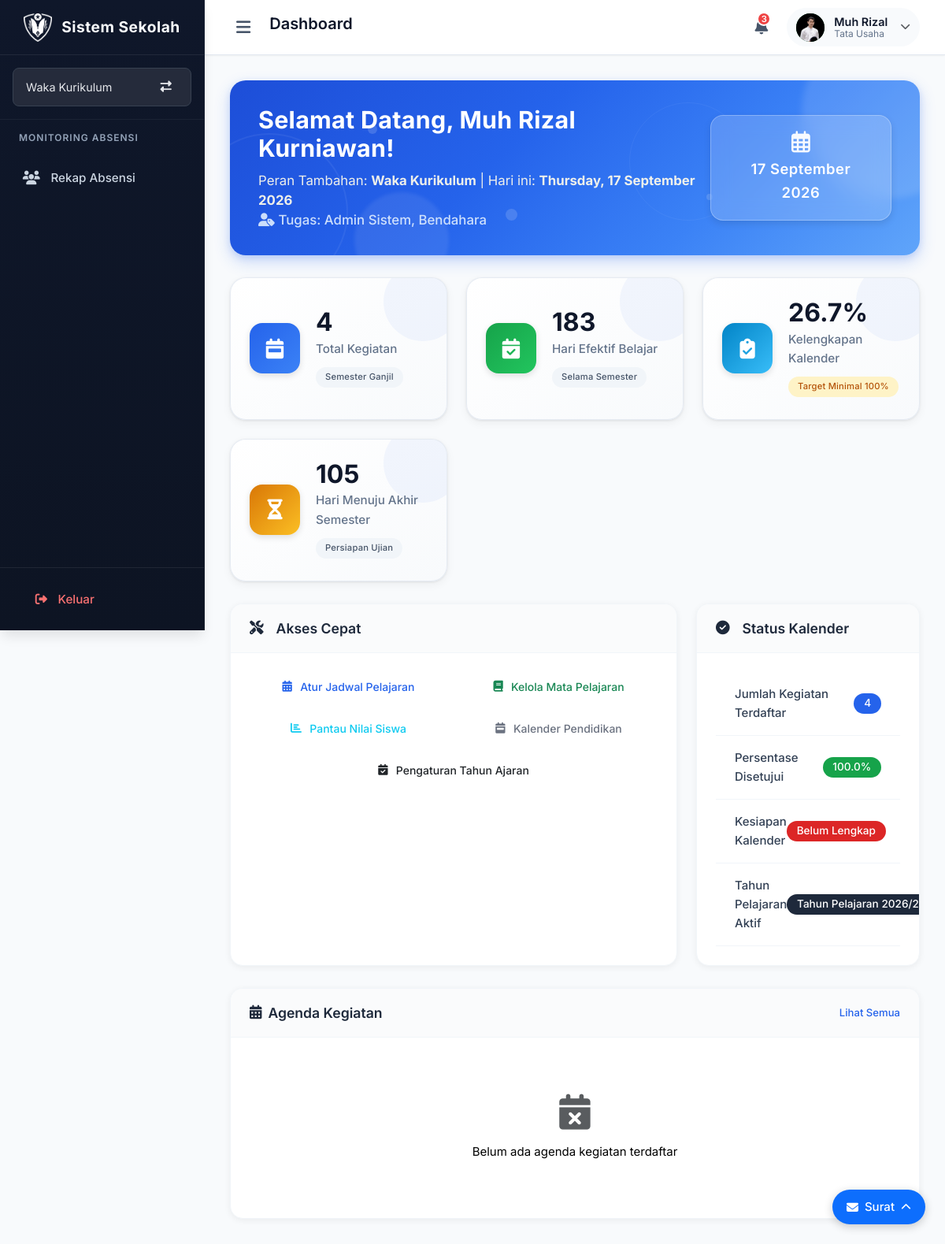
Before: /dashboard-wakakur/ (signed in) with the older database file.
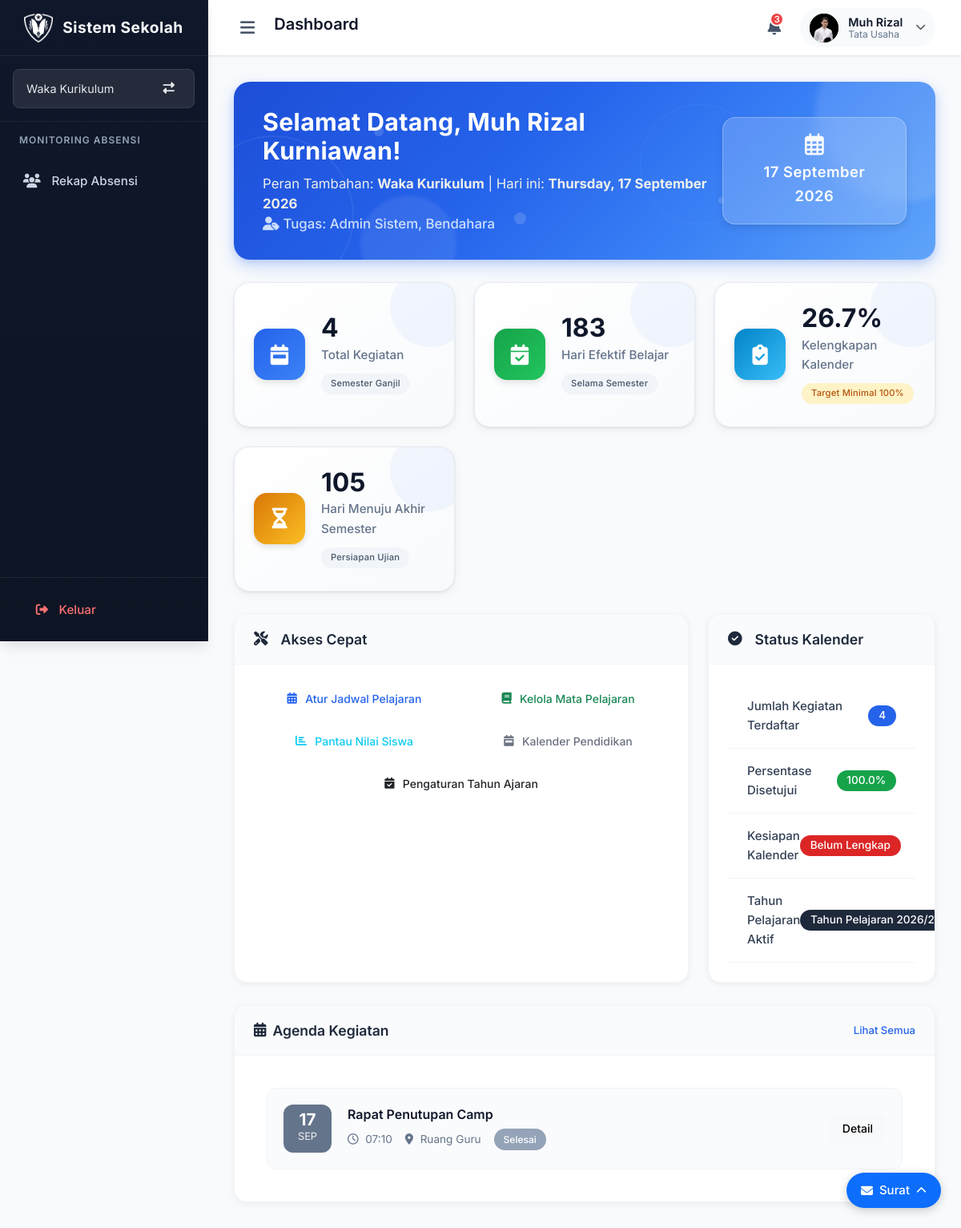
After: the same page with the newer database file.
### models.py (models this page shows, shortened)
class AgendaKegiatan(db.Model):
    __tablename__ = 'agenda_kegiatan'
    id = db.Column(db.Integer, primary_key=True)
    judul = db.Column(db.String(200), nullable=False)
    deskripsi = db.Column(db.Text)
    tanggal_mulai = db.Column(db.DateTime, nullable=False)
    tanggal_selesai = db.Column(db.DateTime)
    lokasi = db.Column(db.String(150))
    penanggung_jawab = db.Column(db.String(100))
    status = db.Column(db.String(20), default='Terjadwal')
    dibuat_oleh = db.Column(db.String(100))
    dibuat_pada = db.Column(db.DateTime, default=datetime.utcnow)
    tahun_pelajaran = db.Column(db.String(20), nullable=False)

### routes/sections/waka_kurikulum/dashboard_wakakur.py (the view)
@bp.route('/')
def halaman_dashboard_wakakur():
    if not session.get('logged_in'):
        return redirect(url_for('login.halaman_login'))
    user_id = session.get('user_id')
    user = User.query.get(user_id)
    if not user:
        return redirect(url_for('login.halaman_login'))
    sekarang = datetime.now()
    user_name = user.guru.nama if (user.guru and hasattr(user, 'guru')) else user.username
    daftar_tugas = user.tugas_tambahan.split(',') if (user.tugas_tambahan and isinstance(user.tugas_tambahan, str)) else []
    tp_aktif = TahunPelajaran.query.filter_by(aktif=True).first()
    semester_aktif = 'ganjil' if (tp_aktif and tp_aktif.semester == 1) else 'genap'
    total_kegiatan = 0
    total_hari_efektif = 0
    hari_menuju_ujian = 0
    persen_kelengkapan_kalender = 0
    persen_disetujui = 0
    kalender_siap = False
    agenda_kurikulum = []
    if tp_aktif:
        total_kegiatan = KalenderPendidikan.query.filter_by(tahun_pelajaran_id=tp_aktif.id).count()
        if semester_aktif == 'ganjil':
            mulai = tp_aktif.tanggal_mulai
            selesai = datetime(tp_aktif.tahun_mulai, 12, 31).date()
        else:
            mulai = datetime(tp_aktif.tahun_selesai, 1, 1).date()
            selesai = tp_aktif.tanggal_selesai
        if mulai and selesai:
            total_hari_efektif = max(0, (selesai - mulai).days)
            if selesai > sekarang.date():
                hari_menuju_ujian = max(0, (selesai - sekarang.date()).days)
        if total_kegiatan > 0:
            persen_kelengkapan_kalender = round(min((total_kegiatan / 15) * 100, 100), 1)
            sudah_disetujui = KalenderPendidikan.query.filter_by(tahun_pelajaran_id=tp_aktif.id, disetujui=True).count()
            persen_disetujui = round((sudah_disetujui / total_kegiatan) * 100, 1)
        kalender_siap = total_kegiatan >= 10
        agenda_kurikulum = AgendaKegiatan.query.filter(
            AgendaKegiatan.tahun_pelajaran == tp_aktif.kode,
            AgendaKegiatan.tanggal_mulai >= (sekarang - timedelta(days=30))
        ).order_by(AgendaKegiatan.tanggal_mulai.asc()).limit(5).all()
        for a in agenda_kurikulum:
            a.tgl_mulai_obj = a.tanggal_mulai
    return render_template(
        'index.html',
        active_page = "dashboard_wakakur",
        halaman_aktif = "waka_kurikulum",
        user = {
            'nama': user_name,
            'jabatan': session.get('role', 'Waka Kurikulum'),
            'tugas_tambahan': ", ".join(daftar_tugas) if daftar_tugas else "-",
            'inisial': session.get('user_initials', 'WK')
        },
        user_name = user_name,
        user_role = session.get('user_role', 'Waka Kurikulum'),
        role = session.get('role', 'Waka Kurikulum'),
        daftar_tugas = daftar_tugas,
        user_initials = session.get('user_initials', 'WK'),
        today_date = sekarang.strftime('%d %B %Y'),
        today_date_long = sekarang.strftime('%A, %d %B %Y'),
        tahun_ajaran = tp_aktif.nama if tp_aktif else 'Belum diatur',
        semester = semester_aktif.capitalize(),
        semester_aktif = semester_aktif,
        tahun_pelajaran_nama = tp_aktif.nama if tp_aktif else 'Belum Ada',
        total_kegiatan = total_kegiatan,
        total_hari_efektif = total_hari_efektif,
        persen_kelengkapan_kalender = persen_kelengkapan_kalender,
        hari_menuju_ujian = hari_menuju_ujian,
        persen_disetujui = persen_disetujui,
        kalender_siap = kalender_siap,
        agenda_kurikulum = agenda_kurikulum
    )

### app.py (called while the page is built)
@app.before_request
def atur_domain_sesi():
    host = request.host.lower()
    if host.endswith('.smpuhamzanwadi.sch.id'):
        app.config['SESSION_COOKIE_DOMAIN'] = ".smpuhamzanwadi.sch.id"
    else:
        app.config['SESSION_COOKIE_DOMAIN'] = None
        app.config['SESSION_COOKIE_PATH'] = "/"
        app.config['SESSION_COOKIE_HTTPONLY'] = True
        app.config['SESSION_COOKIE_SAMESITE'] = 'Lax'
        app.config['SESSION_COOKIE_SECURE'] = False

def nama_singkat_dropdown(nama_lengkap):
    if not nama_lengkap:
        return "Pengguna"
    nama_lengkap = nama_lengkap.strip()
    gelar_depan = r"^(Dr\.|Drg\.|Prof\.|Ir\.|Sdr\.|H\.|K\.H\.|Alm\.|Almh\.|Drs\.|M\.|Bpk\.|Ibu\.|Ny\.|Tn\.)\s+"
    gelar = ""
    nama_murni = nama_lengkap
    cocok = re.match(gelar_depan, nama_lengkap)
    if cocok:
        gelar = cocok.group(0)
        nama_murni = nama_lengkap[cocok.end():]
    kata = nama_murni.split()
    if not kata:
        return gelar + "Pengguna"
    kata1 = kata[0].strip(".,")
    if len(kata1) >= 4:
        nama_terambil = kata[0]
    else:
        nama_terambil = " ".join(kata[:2])
    return f"{gelar}{nama_terambil}"

### templates/index.html (shortened to what this page needs)
{% extends "layout.html" %}
{% block content %}
{% if active_page == "dashboard_wakakur" %}
    {% include "sections/dashboard/waka_kurikulum.html" %}
{% endif %}
{% include 'components/surat.html' %}
{% endblock %}
{% block extra_css %}
    {% if active_page == "dashboard_wakakur" %}
    <link rel="stylesheet" href="/static/css/jabatan/waka_kurikulum/dashboard_wakakur.css">
    {% endif %}
{% endblock %}

### templates/sections/dashboard/waka_kurikulum.html (shortened to what the changed rows need)
<div class="dashboard-container">
    <div class="welcome-box">
        <div>
            <h2>Selamat Datang, {{ user_name }}!</h2>
        </div>
    </div>
    <div class="card mt-4">
        <div class="card-body p-0">
            {% if agenda_kurikulum %}
            <div class="agenda-list p-3">
                {% for agenda in agenda_kurikulum %}
                <div class="agenda-item">
                    <div class="agenda-tanggal tanggal-{{ agenda.status | lower | replace(' ', '-') }}">
                        <span class="agenda-hari">{{ agenda.tgl_mulai_obj.strftime('%d') }}</span>
                        <span class="agenda-bulan">{{ agenda.tgl_mulai_obj.strftime('%b') }}</span>
                    </div>
                    <div class="agenda-info">
                        <h5 class="agenda-judul">{{ agenda.judul }}</h5>
                        <div class="agenda-meta">
                            <span><i class="far fa-clock"></i> {{ agenda.tgl_mulai_obj.strftime('%H:%M') }}</span>
                            <span><i class="fas fa-map-marker-alt"></i> {{ agenda.lokasi or '-' }}</span>
                            <span class="agenda-status status-{{ agenda.status | lower | replace(' ', '-') }}">{{ agenda.status }}</span>
                        </div>
                    </div>
                    <a href="/agenda/detail/{{ agenda.id }}" class="btn btn-sm btn-light">Detail</a>
                </div>
                {% endfor %}
            </div>
            {% else %}
            <div class="text-center py-5 text-muted">
                <i class="fas fa-calendar-times fa-3x mb-3"></i>
                <p>Belum ada agenda kegiatan terdaftar</p>
            </div>
            {% endif %}
        </div>
    </div>
</div>

Changed rows visible on the page:
now on this page (row edited): AgendaKegiatan: tgl_mulai_obj "17", tgl_mulai_obj "SEP", judul "Rapat Penutupan Camp", tgl_mulai_obj "07:10", lokasi "Ruang Guru", status "Selesai"
Other visible differences:
text no longer shown: "Belum ada agenda kegiatan terdaftar"
